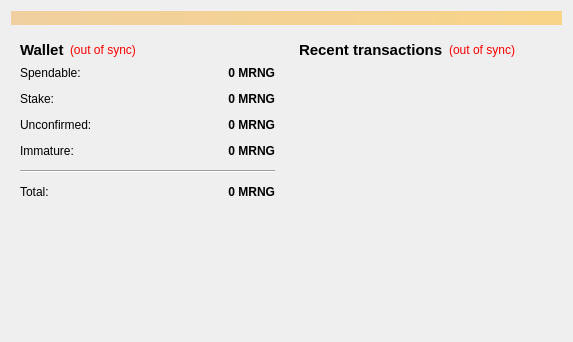
<?xml version="1.0" encoding="UTF-8"?>
<ui version="4.0">
 <class>OverviewPage</class>
 <widget class="QWidget" name="OverviewPage">
  <property name="geometry">
   <rect>
    <x>0</x>
    <y>0</y>
    <width>573</width>
    <height>342</height>
   </rect>
  </property>
  <property name="windowTitle">
   <string>Form</string>
  </property>
  <layout class="QVBoxLayout" name="topLayout">
   <item>
    <widget class="QLabel" name="labelAlerts">
     <property name="visible">
      <bool>false</bool>
     </property>
     <property name="styleSheet">
      <string notr="true">background-color: qlineargradient(x1: 0, y1: 0, x2: 1, y2: 0, stop:0 #F0D0A0, stop:1 #F8D488);  color:#000000
</string>
     </property>
     <property name="wordWrap">
      <bool>true</bool>
     </property>
     <property name="margin">
      <number>3</number>
     </property>
    </widget>
   </item>
   <item>
    <layout class="QHBoxLayout" name="horizontalLayout" stretch="1,1">
     <item>
      <layout class="QVBoxLayout" name="verticalLayout_2">
       <item>
        <widget class="QWidget" name="widget" native="true">
         <layout class="QVBoxLayout" name="verticalLayout_4">
          <item>
           <layout class="QHBoxLayout" name="horizontalLayout_4">
            <item>
             <widget class="QLabel" name="label_5">
              <property name="font">
               <font>
                <pointsize>11</pointsize>
                <weight>75</weight>
                <bold>true</bold>
               </font>
              </property>
              <property name="text">
               <string>Wallet</string>
              </property>
             </widget>
            </item>
            <item>
             <widget class="QLabel" name="labelWalletStatus">
              <property name="toolTip">
               <string>The displayed information may be out of date. Your wallet automatically synchronizes with the Morningstar network after a connection is established, but this process has not completed yet.</string>
              </property>
              <property name="styleSheet">
               <string notr="true">QLabel { color: red; }</string>
              </property>
              <property name="text">
               <string notr="true">(out of sync)</string>
              </property>
              <property name="alignment">
               <set>Qt::AlignLeading|Qt::AlignLeft|Qt::AlignVCenter</set>
              </property>
             </widget>
            </item>
            <item>
             <spacer name="horizontalSpacer_2">
              <property name="orientation">
               <enum>Qt::Horizontal</enum>
              </property>
              <property name="sizeHint" stdset="0">
               <size>
                <width>40</width>
                <height>20</height>
               </size>
              </property>
             </spacer>
            </item>
           </layout>
          </item>
          <item>
           <layout class="QFormLayout" name="formLayout_2">
            <property name="fieldGrowthPolicy">
             <enum>QFormLayout::AllNonFixedFieldsGrow</enum>
            </property>
            <property name="horizontalSpacing">
             <number>12</number>
            </property>
            <property name="verticalSpacing">
             <number>12</number>
            </property>
            <item row="0" column="0">
             <widget class="QLabel" name="label">
              <property name="text">
               <string>Spendable:</string>
              </property>
             </widget>
            </item>
            <item row="0" column="1">
             <widget class="QLabel" name="labelBalance">
              <property name="font">
               <font>
                <weight>75</weight>
                <bold>true</bold>
               </font>
              </property>
              <property name="cursor">
               <cursorShape>IBeamCursor</cursorShape>
              </property>
              <property name="toolTip">
               <string>Your current spendable balance</string>
              </property>
              <property name="text">
               <string notr="true">0 MRNG</string>
              </property>
              <property name="alignment">
               <set>Qt::AlignRight|Qt::AlignTrailing|Qt::AlignVCenter</set>
              </property>
              <property name="textInteractionFlags">
               <set>Qt::LinksAccessibleByMouse|Qt::TextSelectableByKeyboard|Qt::TextSelectableByMouse</set>
              </property>
             </widget>
            </item>
            <item row="1" column="0">
             <widget class="QLabel" name="label_6">
              <property name="text">
               <string>Stake:</string>
              </property>
             </widget>
            </item>
            <item row="1" column="1">
             <widget class="QLabel" name="labelStake">
              <property name="font">
               <font>
                <weight>75</weight>
                <bold>true</bold>
               </font>
              </property>
              <property name="cursor">
               <cursorShape>IBeamCursor</cursorShape>
              </property>
              <property name="toolTip">
               <string>Total of coins that was staked, and do not yet count toward the current balance</string>
              </property>
              <property name="text">
               <string notr="true">0 MRNG</string>
              </property>
              <property name="alignment">
               <set>Qt::AlignRight|Qt::AlignTrailing|Qt::AlignVCenter</set>
              </property>
              <property name="textInteractionFlags">
               <set>Qt::LinksAccessibleByMouse|Qt::TextSelectableByKeyboard|Qt::TextSelectableByMouse</set>
              </property>
             </widget>
            </item>
            <item row="2" column="0">
             <widget class="QLabel" name="label_3">
              <property name="text">
               <string>Unconfirmed:</string>
              </property>
             </widget>
            </item>
            <item row="2" column="1">
             <widget class="QLabel" name="labelUnconfirmed">
              <property name="font">
               <font>
                <weight>75</weight>
                <bold>true</bold>
               </font>
              </property>
              <property name="cursor">
               <cursorShape>IBeamCursor</cursorShape>
              </property>
              <property name="toolTip">
               <string>Total of transactions that have yet to be confirmed, and do not yet count toward the current balance</string>
              </property>
              <property name="text">
               <string notr="true">0 MRNG</string>
              </property>
              <property name="alignment">
               <set>Qt::AlignRight|Qt::AlignTrailing|Qt::AlignVCenter</set>
              </property>
              <property name="textInteractionFlags">
               <set>Qt::LinksAccessibleByMouse|Qt::TextSelectableByKeyboard|Qt::TextSelectableByMouse</set>
              </property>
             </widget>
            </item>
            <item row="3" column="0">
             <widget class="QLabel" name="labelImmatureText">
              <property name="text">
               <string>Immature:</string>
              </property>
             </widget>
            </item>
            <item row="3" column="1">
             <widget class="QLabel" name="labelImmature">
              <property name="font">
               <font>
                <weight>75</weight>
                <bold>true</bold>
               </font>
              </property>
              <property name="toolTip">
               <string>Mined balance that has not yet matured</string>
              </property>
              <property name="text">
               <string notr="true">0 MRNG</string>
              </property>
              <property name="alignment">
               <set>Qt::AlignRight|Qt::AlignTrailing|Qt::AlignVCenter</set>
              </property>
              <property name="textInteractionFlags">
               <set>Qt::LinksAccessibleByMouse|Qt::TextSelectableByKeyboard|Qt::TextSelectableByMouse</set>
              </property>
             </widget>
            </item>
            <item row="4" column="0" colspan="2">
             <widget class="Line" name="line">
              <property name="orientation">
               <enum>Qt::Horizontal</enum>
              </property>
             </widget>
            </item>
            <item row="5" column="0">
             <widget class="QLabel" name="labelTotalText">
              <property name="text">
               <string>Total:</string>
              </property>
             </widget>
            </item>
            <item row="5" column="1">
             <widget class="QLabel" name="labelTotal">
              <property name="font">
               <font>
                <weight>75</weight>
                <bold>true</bold>
               </font>
              </property>
              <property name="cursor">
               <cursorShape>IBeamCursor</cursorShape>
              </property>
              <property name="toolTip">
               <string>Your current total balance</string>
              </property>
              <property name="text">
               <string notr="true">0 MRNG</string>
              </property>
              <property name="alignment">
               <set>Qt::AlignRight|Qt::AlignTrailing|Qt::AlignVCenter</set>
              </property>
              <property name="textInteractionFlags">
               <set>Qt::LinksAccessibleByMouse|Qt::TextSelectableByKeyboard|Qt::TextSelectableByMouse</set>
              </property>
             </widget>
            </item>
           </layout>
          </item>
         </layout>
        </widget>
       </item>
       <item>
        <spacer name="verticalSpacer">
         <property name="orientation">
          <enum>Qt::Vertical</enum>
         </property>
         <property name="sizeHint" stdset="0">
          <size>
           <width>20</width>
           <height>40</height>
          </size>
         </property>
        </spacer>
       </item>
      </layout>
     </item>
     <item>
      <layout class="QVBoxLayout" name="verticalLayout_3">
       <item>
        <widget class="QWidget" name="widget_2" native="true">
         <layout class="QVBoxLayout" name="verticalLayout">
          <item>
           <layout class="QHBoxLayout" name="horizontalLayout_2">
            <item>
             <widget class="QLabel" name="label_4">
              <property name="font">
               <font>
                <pointsize>11</pointsize>
                <weight>75</weight>
                <bold>true</bold>
               </font>
              </property>
              <property name="text">
               <string>&lt;b&gt;Recent transactions&lt;/b&gt;</string>
              </property>
             </widget>
            </item>
            <item>
             <widget class="QLabel" name="labelTransactionsStatus">
              <property name="toolTip">
               <string>The displayed information may be out of date. Your wallet automatically synchronizes with the Morningstar network after a connection is established, but this process has not completed yet.</string>
              </property>
              <property name="styleSheet">
               <string notr="true">QLabel { color: red; }</string>
              </property>
              <property name="text">
               <string notr="true">(out of sync)</string>
              </property>
              <property name="alignment">
               <set>Qt::AlignRight|Qt::AlignTrailing|Qt::AlignVCenter</set>
              </property>
             </widget>
            </item>
            <item>
             <spacer name="horizontalSpacer">
              <property name="orientation">
               <enum>Qt::Horizontal</enum>
              </property>
              <property name="sizeHint" stdset="0">
               <size>
                <width>40</width>
                <height>20</height>
               </size>
              </property>
             </spacer>
            </item>
           </layout>
          </item>
          <item>
           <widget class="QListView" name="listTransactions">
            <property name="styleSheet">
             <string notr="true">QListView { background: transparent; }</string>
            </property>
            <property name="frameShape">
             <enum>QFrame::NoFrame</enum>
            </property>
            <property name="verticalScrollBarPolicy">
             <enum>Qt::ScrollBarAlwaysOff</enum>
            </property>
            <property name="horizontalScrollBarPolicy">
             <enum>Qt::ScrollBarAlwaysOff</enum>
            </property>
            <property name="selectionMode">
             <enum>QAbstractItemView::NoSelection</enum>
            </property>
           </widget>
          </item>
         </layout>
        </widget>
       </item>
      </layout>
     </item>
    </layout>
   </item>
  </layout>
 </widget>
 <resources/>
 <connections/>
</ui>
